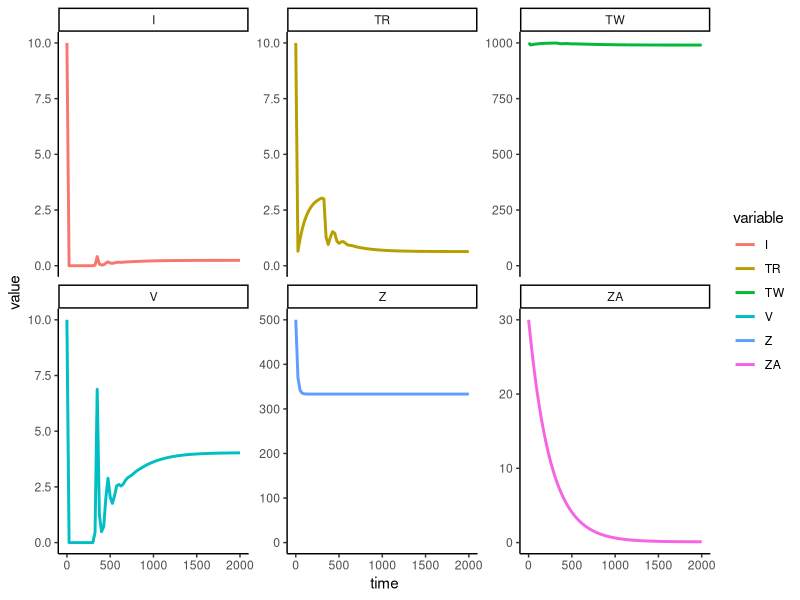
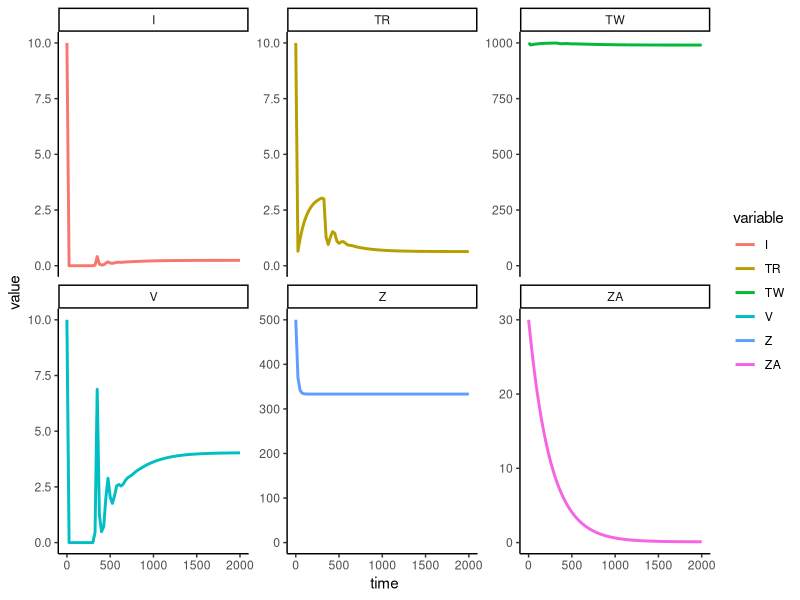

Recreate these plots in R, in order.
library(deSolve)
library(ggplot2)
library(tidyr)

# hiv_func is the function on the right hand side of the
# differential equation. 
hiv_func <- function(t, HIV, params) {

    TW = HIV["TW"]
    TR = HIV["TR"]
    I = HIV["I"]
    V = HIV["V"]
    Z = HIV["Z"]
    ZA = HIV["ZA"]

    lambda_T_W = params["lambda_T_W"]
    lambda_T_R = params["lambda_T_R"]
    X_W= params["X_W"]
    X_R = params["X_R"]
    mu_T_W = params["mu_T_W"]
    mu_T_R = params["mu_T_R"]
    mu_I = params["mu_I"]
    epsilon_V = params["epsilon_V"]
    mu_V = params["mu_V"]
    alpha = params["alpha"]
    c = params["c"]
    lambda_Z = params["lambda_Z"]
    mu_Z = params["mu_Z"]
    beta = params["beta"]
    mu_Z_A = params["mu_Z_A"]

    # now that we have extracted the parameters, we can evaluate the
    # differential equation's right hand side

    dTW = lambda_T_W - mu_T_W*TW - X_W*TW*V
    dTR = lambda_T_R - mu_T_R*TR - X_R*TR*V
    dI = V*(X_W*TW + X_R*TR) - mu_I*I - alpha*I*ZA
    dV = epsilon_V*mu_I*I - mu_V*V
    dZ = lambda_Z + c*Z*I - mu_Z*Z - beta*Z*I
    dZA = beta*Z*I - mu_Z_A*ZA

    list(c(dTW, dTR, dI, dV, dZ, dZA))
}

#parameters
parms <- c(lambda_T_W = 10,
      	   lambda_T_R = 0.03198,
      	   X_W= 0.000024,
      	   X_R = 0.01,
      	   mu_T_W = 0.01,
      	   mu_T_R = 0.01,
      	   mu_I = 0.5,
      	   epsilon_V = 100,
      	   mu_V = 3,
      	   alpha = 0.02,
      	   c = 0.000005,
      	   lambda_Z = 20,
      	   mu_Z = 0.06,
      	   beta = 0.000005,
      	   mu_Z_A = 0.004)
	   

# initial values
Pstart <- c(TW = 1000,
       	    TR = 10,
       	    I = 10,
            V = 10,
	    Z = 500,
	    ZA = 30)

# set the times (full collection of x axis points)
times <- seq(from=0, to=2000, by= 25)


diffeq_result <- ode(
    func=hiv_func,
    y=Pstart,
    times=times,
    parms=parms)


diffeq_result <- as.data.frame(diffeq_result)

gathered_result <- gather(diffeq_result, variable, value, -time)

plot_result <- ggplot(data = gathered_result,#subset(gathered_result, variable == "TR"), #plot declared equation(s) only
                      mapping=aes(x=time, y=value, color = variable)) +
                      geom_line(linewidth=1) + theme_classic() +

                      #plot each equation on its own graph
    facet_wrap(~variable, scales = "free_y")+
    coord_cartesian(
        xlim = NULL,
        ylim = c(0, NA))


		

#save to file
fname_base <- "result_hiv"
extensions = c("png", "pdf")
for (ext in extensions) {
    fname <- paste(fname_base, ".", ext, sep="")
    ggsave(fname, plot_result, height = 5, width = 9) #height,width of png/ pdf
    print(paste("wrote output to file ", fname))
    }
